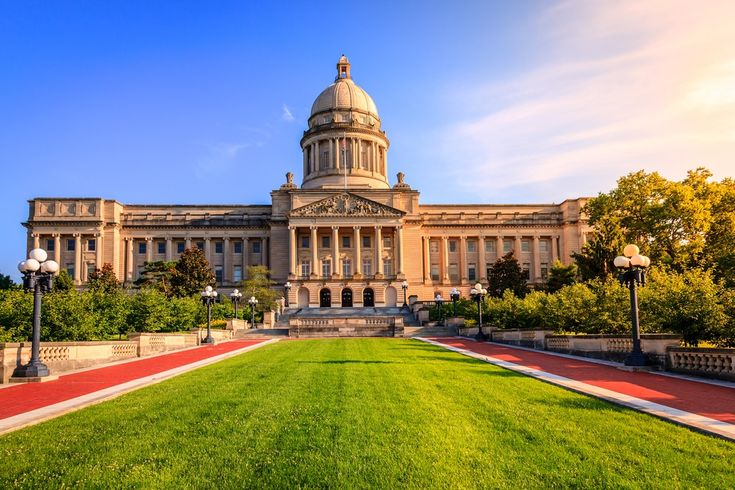
#> input picture python_elective/lesson_8/image.jpg, 735 x 490 px, found by its file name
$ python hw8.py
#> lines starting #> are read from the running program, lines starting #| are printed output that depends on the picture
import numpy as np
import cv2


def linear_generator(image):
    height, width = image.shape
    for i in range(height):
        for j in range(width):
            yield (i, j)


def spiral_generator(image):
    height, width = image.shape
    center_y, center_x = height // 2, width // 2

    directions = [(0, 1), (1, 0), (0, -1), (-1, 0)]
    dir_i = 0
    y, x = center_y, center_x
    steps_in_direction = 1
    step_count = 0
    direction_changes = 0
    counter = 0

    while counter < height * width:
        if 0 <= y < height and 0 <= x < width:
            yield (y, x)
            counter += 1

        dy, dx = directions[dir_i]
        y += dy
        x += dx
        step_count += 1

        if step_count == steps_in_direction:
            step_count = 0
            dir_i = (dir_i + 1) % 4
            direction_changes += 1

            if direction_changes % 2 == 0:
                steps_in_direction += 1


def zigzag_generator(image):
    height, width = image.shape

    for diagonal in range(height + width - 1):
        if diagonal < width:
            x_start = 0
            y_start = diagonal
        else:
            x_start = diagonal - width + 1
            y_start = width - 1

        if diagonal % 2 == 0:
            x, y = x_start, y_start
            while y >= 0 and x < height:
                yield (x, y)
                x += 1
                y -= 1
        else:
            x, y = x_start, y_start
            while y >= 0 and x < height:
                x += 1
                y -= 1

            x -= 1
            y += 1
            while y < y_start + 1 and x >= x_start:
                yield (x, y)
                x -= 1
                y += 1


def peano_generator_rec(order, x=0, y=0, width=1):
    if order == 0:
        yield (x, y)
    else:
        s = width // 2
        yield from peano_generator_rec(order - 1, x, y, s)
        yield from peano_generator_rec(order - 1, x + s, y, s)
        yield from peano_generator_rec(order - 1, x + s, y + s, s)
        yield from peano_generator_rec(order - 1, x, y + s, s)

def peano_generator(image):
    height, width = image.shape
    order = max(1, int(np.ceil(np.log2(max(height, width)))))
    size = 2 ** order

    peano_coords = list(peano_generator_rec(order, 0, 0, size))

    for x, y in peano_coords:
        if 0 <= x < height and 0 <= y < width:
            yield (x, y)


def average_filter_kernel(kernel_size):
    return np.ones((kernel_size, kernel_size)) / (kernel_size ** 2)


def gaussian_filter_kernel(kernel_size, sigma=1.0):
    kernel = np.zeros((kernel_size, kernel_size))
    center = kernel_size // 2

    for i in range(kernel_size):
        for j in range(kernel_size):
            x = i - center
            y = j - center
            kernel[i, j] = np.exp(-(x**2 + y**2) / (2 * sigma**2))

    return kernel / np.sum(kernel)


def mse(image1, image2):
    return np.mean((image1.astype(np.float32) - image2.astype(np.float32)) ** 2)


def apply_filter(image, kernel, generator):
    height, width = image.shape
    kernel_size = kernel.shape[0]
    offset = kernel_size // 2
    result_height = height - kernel_size + 1
    result_width = width - kernel_size + 1
    result = np.zeros((result_height, result_width), dtype=np.float32)

    all_coords = generator(image)
    valid_coords = [
        (r, c) for r, c in all_coords
        if offset <= r < height - offset and offset <= c < width - offset
    ]


    for i, j in valid_coords:
        patch = image[i - offset:i + offset + 1, j - offset:j + offset + 1]
        filtered_value = np.sum(patch * kernel)
        result[i - offset, j - offset] = filtered_value

    return result


if __name__ == "__main__":
    image = cv2.imread("lesson_8\image.jpg", cv2.IMREAD_COLOR)
#> image is the input picture: shape (490, 735, 3); mean B, G, R 122.6, 138, 139.3

    image_gray = (lambda image: cv2.cvtColor(image, cv2.COLOR_BGR2GRAY))(image)
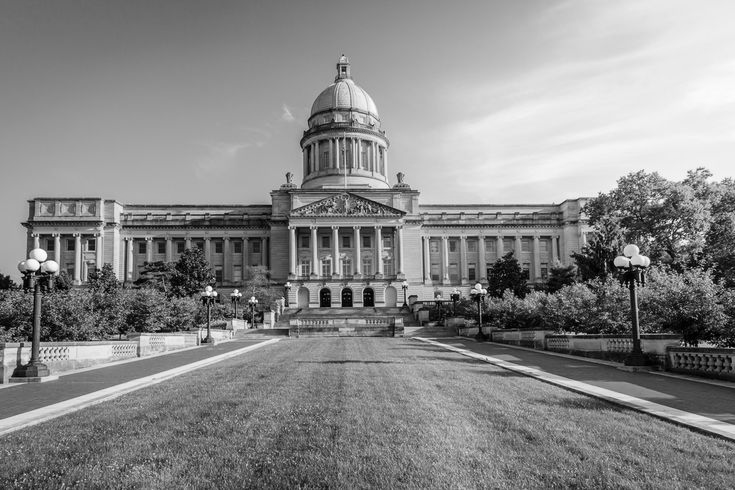
#> image_gray: shape (490, 735); min 0, max 255, mean 136.6

    avg_kernel = average_filter_kernel(3)
    gauss_kernel = gaussian_filter_kernel(5, sigma=1.0)

    # [4 lines of commented-out code are left out]

    result_linear = apply_filter(image_gray, gauss_kernel, linear_generator)
#> in apply_filter, `valid_coords = [ (r, c) for r, c in all_coords if offset <= r < height..`: valid_coords = 355266 items
#> the loop in apply_filter, `for i, j in valid_coords:` made 355266 passes
#> filtered_value on passes 1 to 3: 106, 106.1, 106.3
#> after the loop in apply_filter, `for i, j in valid_coords:`:
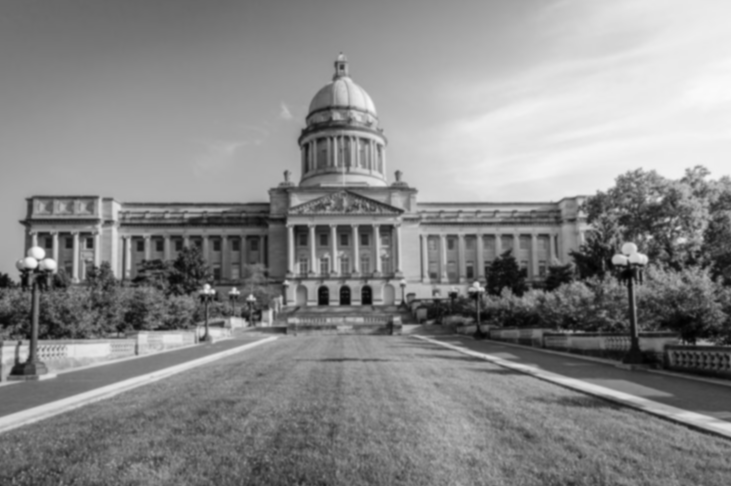
#> result: shape (486, 731) float32; min 1.98, max 250.5, mean 136.8
    result_spiral = apply_filter(image_gray, gauss_kernel, spiral_generator)
#> the loop in apply_filter (call 2), `for i, j in valid_coords:` made 355266 passes
#> (i, j, filtered_value) on passes 1 to 3: (245, 367, 44.28), (245, 368, 46.24), (246, 368, 59.09)
    result_zigzag = apply_filter(image_gray, gauss_kernel, zigzag_generator)
    result_peano = apply_filter(image_gray, gauss_kernel, peano_generator)

    print("Testing:")
    print(f"MSE (Linear vs Spiral): {mse(result_linear, result_spiral)}")
#| MSE (Linear vs Spiral): 0.0
    print(f"MSE (Linear vs Zigzag): {mse(result_linear, result_zigzag)}")
#| MSE (Linear vs Zigzag): 0.0
    print(f"MSE (Linear vs Peano): {mse(result_linear, result_peano)}")
#| MSE (Linear vs Peano): 0.0
    print(f"MSE (Spiral vs Zigzag): {mse(result_spiral, result_zigzag)}")
#| MSE (Spiral vs Zigzag): 0.0
    print(f"MSE (Spiral vs Peano): {mse(result_spiral, result_peano)}")
#| MSE (Spiral vs Peano): 0.0
    print(f"MSE (Zigzag vs Peano): {mse(result_zigzag, result_peano)}")
#| MSE (Zigzag vs Peano): 0.0
